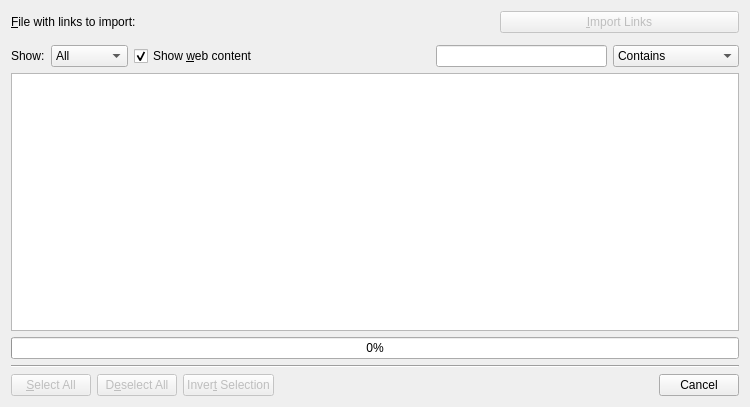
<?xml version="1.0" encoding="UTF-8"?>
<ui version="4.0">
 <class>ImportLinkDialog</class>
 <widget class="QWidget" name="ImportLinkDialog">
  <property name="geometry">
   <rect>
    <x>0</x>
    <y>0</y>
    <width>750</width>
    <height>407</height>
   </rect>
  </property>
  <layout class="QVBoxLayout" name="verticalLayout">
   <item>
    <widget class="QWidget" name="importWidget" native="true">
     <layout class="QVBoxLayout" name="verticalLayout_2">
      <property name="margin">
       <number>0</number>
      </property>
      <item>
       <layout class="QHBoxLayout" name="horizontalLayout_3">
        <item>
         <widget class="QLabel" name="label">
          <property name="text">
           <string>&amp;File with links to import:</string>
          </property>
          <property name="buddy">
           <cstring>urlRequester</cstring>
          </property>
         </widget>
        </item>
        <item>
         <widget class="KUrlRequester" name="urlRequester"/>
        </item>
        <item>
         <widget class="KPushButton" name="importLinks">
          <property name="enabled">
           <bool>false</bool>
          </property>
          <property name="text">
           <string>&amp;Import Links</string>
          </property>
         </widget>
        </item>
       </layout>
      </item>
      <item>
       <widget class="KSeparator" name="kseparator_2"/>
      </item>
     </layout>
    </widget>
   </item>
   <item>
    <layout class="QHBoxLayout" name="horizontalLayout_4">
     <item>
      <widget class="QLabel" name="label_2">
       <property name="text">
        <string>Show:</string>
       </property>
      </widget>
     </item>
     <item>
      <widget class="QComboBox" name="showCombo">
       <item>
        <property name="text">
         <string>All</string>
        </property>
       </item>
       <item>
        <property name="text">
         <string>Videos</string>
        </property>
       </item>
       <item>
        <property name="text">
         <string>Images</string>
        </property>
       </item>
       <item>
        <property name="text">
         <string>Audio</string>
        </property>
       </item>
       <item>
        <property name="text">
         <string>Archives</string>
        </property>
       </item>
      </widget>
     </item>
     <item>
      <widget class="QCheckBox" name="showWebContent">
       <property name="text">
        <string>Show &amp;web content</string>
       </property>
       <property name="checked">
        <bool>true</bool>
       </property>
      </widget>
     </item>
     <item>
      <spacer name="horizontalSpacer">
       <property name="orientation">
        <enum>Qt::Horizontal</enum>
       </property>
       <property name="sizeType">
        <enum>QSizePolicy::Expanding</enum>
       </property>
       <property name="sizeHint" stdset="0">
        <size>
         <width>40</width>
         <height>20</height>
        </size>
       </property>
      </spacer>
     </item>
     <item>
      <widget class="KLineEdit" name="textFilter">
       <property name="sizePolicy">
        <sizepolicy hsizetype="MinimumExpanding" vsizetype="Fixed">
         <horstretch>0</horstretch>
         <verstretch>0</verstretch>
        </sizepolicy>
       </property>
       <property name="minimumSize">
        <size>
         <width>25</width>
         <height>0</height>
        </size>
       </property>
       <property name="toolTip">
        <string>You can use wildcards for filtering.</string>
       </property>
       <property name="clickMessage">
        <string>Filter files here....</string>
       </property>
       <property name="showClearButton" stdset="0">
        <bool>true</bool>
       </property>
      </widget>
     </item>
     <item>
      <widget class="KComboBox" name="filterMode">
       <item>
        <property name="text">
         <string>Contains</string>
        </property>
       </item>
       <item>
        <property name="text">
         <string>Does Not Contain</string>
        </property>
       </item>
      </widget>
     </item>
    </layout>
   </item>
   <item>
    <widget class="QTreeView" name="treeView">
     <property name="editTriggers">
      <set>QAbstractItemView::NoEditTriggers</set>
     </property>
     <property name="alternatingRowColors">
      <bool>true</bool>
     </property>
     <property name="selectionMode">
      <enum>QAbstractItemView::ExtendedSelection</enum>
     </property>
     <property name="rootIsDecorated">
      <bool>false</bool>
     </property>
     <property name="sortingEnabled">
      <bool>true</bool>
     </property>
     <property name="allColumnsShowFocus">
      <bool>true</bool>
     </property>
     <property name="wordWrap">
      <bool>false</bool>
     </property>
    </widget>
   </item>
   <item>
    <widget class="QProgressBar" name="progressBar">
     <property name="enabled">
      <bool>true</bool>
     </property>
     <property name="value">
      <number>0</number>
     </property>
     <property name="textVisible">
      <bool>true</bool>
     </property>
    </widget>
   </item>
   <item>
    <widget class="Line" name="line">
     <property name="orientation">
      <enum>Qt::Horizontal</enum>
     </property>
    </widget>
   </item>
   <item>
    <layout class="QHBoxLayout" name="horizontalLayout">
     <item>
      <widget class="KPushButton" name="selectAll">
       <property name="enabled">
        <bool>false</bool>
       </property>
       <property name="sizePolicy">
        <sizepolicy hsizetype="Minimum" vsizetype="Minimum">
         <horstretch>0</horstretch>
         <verstretch>0</verstretch>
        </sizepolicy>
       </property>
       <property name="text">
        <string>&amp;Select All</string>
       </property>
      </widget>
     </item>
     <item>
      <widget class="KPushButton" name="deselectAll">
       <property name="enabled">
        <bool>false</bool>
       </property>
       <property name="sizePolicy">
        <sizepolicy hsizetype="Minimum" vsizetype="Minimum">
         <horstretch>0</horstretch>
         <verstretch>0</verstretch>
        </sizepolicy>
       </property>
       <property name="text">
        <string>D&amp;eselect All</string>
       </property>
      </widget>
     </item>
     <item>
      <widget class="KPushButton" name="invertSelection">
       <property name="enabled">
        <bool>false</bool>
       </property>
       <property name="sizePolicy">
        <sizepolicy hsizetype="Minimum" vsizetype="Minimum">
         <horstretch>0</horstretch>
         <verstretch>0</verstretch>
        </sizepolicy>
       </property>
       <property name="text">
        <string>Inver&amp;t Selection</string>
       </property>
      </widget>
     </item>
     <item>
      <widget class="KDialogButtonBox" name="dialogButtonBox">
       <property name="standardButtons">
        <set>QDialogButtonBox::Cancel</set>
       </property>
      </widget>
     </item>
    </layout>
   </item>
  </layout>
 </widget>
 <customwidgets>
  <customwidget>
   <class>KDialogButtonBox</class>
   <extends>QDialogButtonBox</extends>
   <header>kdialogbuttonbox.h</header>
  </customwidget>
  <customwidget>
   <class>KComboBox</class>
   <extends>QComboBox</extends>
   <header>kcombobox.h</header>
  </customwidget>
  <customwidget>
   <class>KLineEdit</class>
   <extends>QLineEdit</extends>
   <header>klineedit.h</header>
  </customwidget>
  <customwidget>
   <class>KSeparator</class>
   <extends>QFrame</extends>
   <header>kseparator.h</header>
  </customwidget>
  <customwidget>
   <class>KPushButton</class>
   <extends>QPushButton</extends>
   <header>kpushbutton.h</header>
  </customwidget>
  <customwidget>
   <class>KUrlRequester</class>
   <extends>QFrame</extends>
   <header>kurlrequester.h</header>
  </customwidget>
 </customwidgets>
 <tabstops>
  <tabstop>urlRequester</tabstop>
  <tabstop>importLinks</tabstop>
  <tabstop>textFilter</tabstop>
  <tabstop>filterMode</tabstop>
  <tabstop>deselectAll</tabstop>
  <tabstop>invertSelection</tabstop>
  <tabstop>treeView</tabstop>
 </tabstops>
 <resources/>
 <connections/>
</ui>
